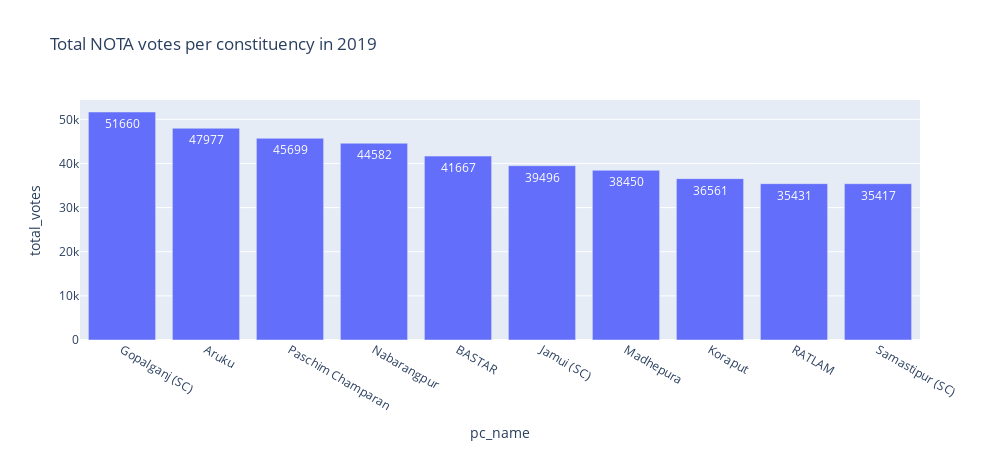

Notebook source saved alongside this figure:
### Code cell
#2019
#getting NOTA for each constituencies
nota19 = df_2019[df_2019['candidate']=='NOTA']

 #sorting by most votes
sorted_nota19 = nota19.sort_values(by='total_votes', ascending=False).head(10)

 #removing suffiexes of state from constituency
sorted_nota19['pc_name'] = sorted_nota19['pc_name'].str.split('_').str[0]

 #plotting
fig = px.bar(sorted_nota19, x='pc_name', y='total_votes', 
             title='Total NOTA votes per constituency in 2019',
text='total_votes', width=1000, height=450)
fig.update_traces(textposition='inside')
fig.show()

### Figure 1 — Plotly figure (JSON) as saved in the notebook; plotly's stock layout.template omitted (floating-point values rounded to 4 significant figures)
{"data": [{"alignmentgroup": "True", "hovertemplate": "pc_name=%{x}<br>total_votes=%{text}<extra></extra>", "legendgroup": "", "marker": {"color": "#636efa", "pattern": {"shape": ""}}, "name": "", "offsetgroup": "", "orientation": "v", "showlegend": false, "text": [51660, 47977, 45699, 44582, 41667, 39496, 38450, 36561, 35431, 35417], "textposition": "inside", "type": "bar", "x": ["Gopalganj (SC)", "Aruku ", "Paschim Champaran", "Nabarangpur ", "BASTAR", "Jamui (SC)", "Madhepura", "Koraput ", "RATLAM", "Samastipur (SC)"], "xaxis": "x", "y": [51660, 47977, 45699, 44582, 41667, 39496, 38450, 36561, 35431, 35417], "yaxis": "y"}], "layout": {"barmode": "relative", "height": 450, "legend": {"tracegroupgap": 0}, "title": {"text": "Total NOTA votes per constituency in 2019"}, "width": 1000, "xaxis": {"anchor": "y", "domain": [0, 1], "title": {"text": "pc_name"}}, "yaxis": {"anchor": "x", "domain": [0, 1], "title": {"text": "total_votes"}}}}
